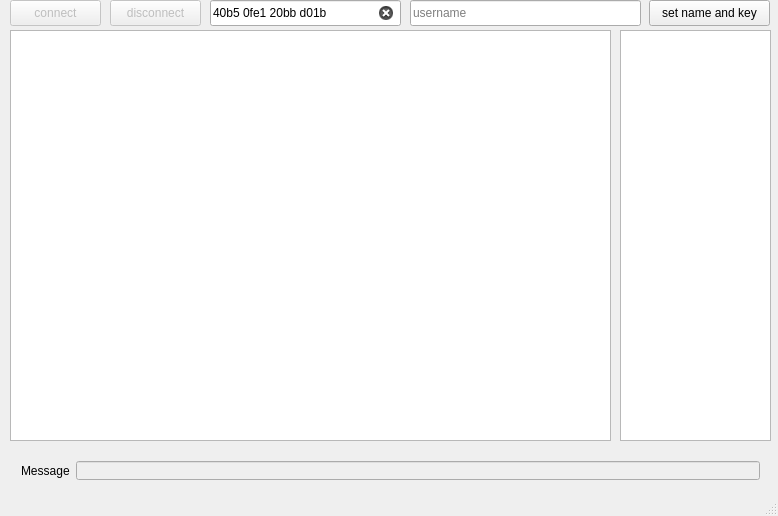
<?xml version="1.0" encoding="UTF-8"?>
<ui version="4.0">
 <class>MainWindow</class>
 <widget class="QMainWindow" name="MainWindow">
  <property name="geometry">
   <rect>
    <x>0</x>
    <y>0</y>
    <width>778</width>
    <height>516</height>
   </rect>
  </property>
  <property name="sizePolicy">
   <sizepolicy hsizetype="Preferred" vsizetype="Preferred">
    <horstretch>0</horstretch>
    <verstretch>0</verstretch>
   </sizepolicy>
  </property>
  <property name="windowTitle">
   <string>Chatt App - group 11</string>
  </property>
  <property name="toolButtonStyle">
   <enum>Qt::ToolButtonTextOnly</enum>
  </property>
  <widget class="QWidget" name="centralWidget">
   <widget class="QWidget" name="horizontalLayoutWidget_2">
    <property name="geometry">
     <rect>
      <x>10</x>
      <y>450</y>
      <width>761</width>
      <height>41</height>
     </rect>
    </property>
    <layout class="QHBoxLayout" name="inputLayout">
     <item>
      <widget class="QLabel" name="messageLabel">
       <property name="text">
        <string>Message</string>
       </property>
      </widget>
     </item>
     <item>
      <widget class="QLineEdit" name="inputLine">
       <property name="enabled">
        <bool>false</bool>
       </property>
       <property name="maxLength">
        <number>200</number>
       </property>
      </widget>
     </item>
    </layout>
   </widget>
   <widget class="QTextEdit" name="chatLog">
    <property name="geometry">
     <rect>
      <x>10</x>
      <y>30</y>
      <width>601</width>
      <height>411</height>
     </rect>
    </property>
    <property name="readOnly">
     <bool>true</bool>
    </property>
   </widget>
   <widget class="QListWidget" name="userList">
    <property name="geometry">
     <rect>
      <x>620</x>
      <y>30</y>
      <width>151</width>
      <height>411</height>
     </rect>
    </property>
   </widget>
   <widget class="QPushButton" name="connectButton">
    <property name="enabled">
     <bool>false</bool>
    </property>
    <property name="geometry">
     <rect>
      <x>10</x>
      <y>0</y>
      <width>91</width>
      <height>26</height>
     </rect>
    </property>
    <property name="text">
     <string>connect</string>
    </property>
   </widget>
   <widget class="QPushButton" name="disconnectButton">
    <property name="enabled">
     <bool>false</bool>
    </property>
    <property name="geometry">
     <rect>
      <x>110</x>
      <y>0</y>
      <width>91</width>
      <height>26</height>
     </rect>
    </property>
    <property name="text">
     <string>disconnect</string>
    </property>
   </widget>
   <widget class="QPushButton" name="nameButton">
    <property name="geometry">
     <rect>
      <x>649</x>
      <y>0</y>
      <width>121</width>
      <height>26</height>
     </rect>
    </property>
    <property name="text">
     <string>set name and key</string>
    </property>
   </widget>
   <widget class="QLineEdit" name="nameLine">
    <property name="geometry">
     <rect>
      <x>410</x>
      <y>0</y>
      <width>231</width>
      <height>26</height>
     </rect>
    </property>
    <property name="maxLength">
     <number>32</number>
    </property>
    <property name="placeholderText">
     <string>username</string>
    </property>
   </widget>
   <widget class="QLineEdit" name="keyLine">
    <property name="geometry">
     <rect>
      <x>210</x>
      <y>0</y>
      <width>191</width>
      <height>26</height>
     </rect>
    </property>
    <property name="inputMethodHints">
     <set>Qt::ImhDigitsOnly</set>
    </property>
    <property name="inputMask">
     <string>HHHH HHHH HHHH HHHH</string>
    </property>
    <property name="text">
     <string>40b5 0fe1 20bb d01b</string>
    </property>
    <property name="maxLength">
     <number>19</number>
    </property>
    <property name="cursorPosition">
     <number>0</number>
    </property>
    <property name="placeholderText">
     <string/>
    </property>
    <property name="clearButtonEnabled">
     <bool>true</bool>
    </property>
   </widget>
  </widget>
  <widget class="QStatusBar" name="statusBar"/>
 </widget>
 <layoutdefault spacing="6" margin="11"/>
 <resources/>
 <connections/>
</ui>
